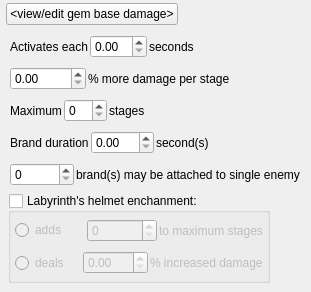
      <widget class="QWidget" name="tab4">
       <attribute name="title">
        <string>gem defaults</string>
       </attribute>
       <widget class="QGroupBox" name="box_labyrinth">
        <property name="geometry">
         <rect>
          <x>8</x>
          <y>193</y>
          <width>262</width>
          <height>90</height>
         </rect>
        </property>
        <property name="title">
         <string>Labyrinth's helmet enchanment:</string>
        </property>
        <property name="checkable">
         <bool>true</bool>
        </property>
        <property name="checked">
         <bool>false</bool>
        </property>
        <layout class="QVBoxLayout">
         <property name="spacing">
          <number>2</number>
         </property>
         <property name="leftMargin">
          <number>2</number>
         </property>
         <property name="topMargin">
          <number>2</number>
         </property>
         <property name="rightMargin">
          <number>2</number>
         </property>
         <property name="bottomMargin">
          <number>2</number>
         </property>
         <item>
          <layout class="QHBoxLayout">
           <property name="spacing">
            <number>2</number>
           </property>
           <property name="leftMargin">
            <number>2</number>
           </property>
           <property name="topMargin">
            <number>2</number>
           </property>
           <property name="rightMargin">
            <number>2</number>
           </property>
           <property name="bottomMargin">
            <number>2</number>
           </property>
           <item>
            <widget class="QRadioButton" name="radio_enchant_max_stages">
             <property name="text">
              <string>adds</string>
             </property>
            </widget>
           </item>
           <item>
            <widget class="QSpinBox" name="spin_enchant_extra_max_stages"/>
           </item>
           <item>
            <widget class="QLabel">
             <property name="text">
              <string>to maximum stages</string>
             </property>
            </widget>
           </item>
          </layout>
         </item>
         <item>
          <layout class="QHBoxLayout">
           <property name="spacing">
            <number>2</number>
           </property>
           <property name="leftMargin">
            <number>2</number>
           </property>
           <property name="topMargin">
            <number>2</number>
           </property>
           <property name="rightMargin">
            <number>2</number>
           </property>
           <property name="bottomMargin">
            <number>2</number>
           </property>
           <item>
            <widget class="QRadioButton" name="radio_enchant_more_dmg">
             <property name="text">
              <string>deals</string>
             </property>
            </widget>
           </item>
           <item>
            <widget class="QDoubleSpinBox" name="spin_enchant_dmg_inc"/>
           </item>
           <item>
            <widget class="QLabel">
             <property name="text">
              <string>% increased damage</string>
             </property>
            </widget>
           </item>
          </layout>
         </item>
        </layout>
       </widget>
       <widget class="QWidget">
        <property name="geometry">
         <rect>
          <x>8</x>
          <y>32</y>
          <width>200</width>
          <height>29</height>
         </rect>
        </property>
        <layout class="QHBoxLayout">
         <property name="spacing">
          <number>2</number>
         </property>
         <property name="leftMargin">
          <number>2</number>
         </property>
         <property name="topMargin">
          <number>2</number>
         </property>
         <property name="rightMargin">
          <number>2</number>
         </property>
         <property name="bottomMargin">
          <number>2</number>
         </property>
         <item>
          <widget class="QLabel">
           <property name="text">
            <string>Activates each</string>
           </property>
          </widget>
         </item>
         <item>
          <widget class="QDoubleSpinBox" name="spin_activation_interval"/>
         </item>
         <item>
          <widget class="QLabel">
           <property name="text">
            <string>seconds</string>
           </property>
          </widget>
         </item>
        </layout>
       </widget>
       <widget class="QWidget">
        <property name="geometry">
         <rect>
          <x>8</x>
          <y>64</y>
          <width>224</width>
          <height>29</height>
         </rect>
        </property>
        <layout class="QHBoxLayout">
         <property name="spacing">
          <number>2</number>
         </property>
         <property name="leftMargin">
          <number>2</number>
         </property>
         <property name="topMargin">
          <number>2</number>
         </property>
         <property name="rightMargin">
          <number>2</number>
         </property>
         <property name="bottomMargin">
          <number>2</number>
         </property>
         <item>
          <widget class="QDoubleSpinBox" name="spin_more_dmg_per_stage"/>
         </item>
         <item>
          <widget class="QLabel">
           <property name="text">
            <string>% more damage per stage</string>
           </property>
          </widget>
         </item>
        </layout>
       </widget>
       <widget class="QWidget">
        <property name="geometry">
         <rect>
          <x>8</x>
          <y>96</y>
          <width>146</width>
          <height>29</height>
         </rect>
        </property>
        <layout class="QHBoxLayout">
         <property name="spacing">
          <number>2</number>
         </property>
         <property name="leftMargin">
          <number>2</number>
         </property>
         <property name="topMargin">
          <number>2</number>
         </property>
         <property name="rightMargin">
          <number>2</number>
         </property>
         <property name="bottomMargin">
          <number>2</number>
         </property>
         <item>
          <widget class="QLabel">
           <property name="text">
            <string>Maximum</string>
           </property>
          </widget>
         </item>
         <item>
          <widget class="QSpinBox" name="spin_max_stages"/>
         </item>
         <item>
          <widget class="QLabel">
           <property name="text">
            <string>stages</string>
           </property>
          </widget>
         </item>
        </layout>
       </widget>
       <widget class="QWidget">
        <property name="geometry">
         <rect>
          <x>8</x>
          <y>128</y>
          <width>212</width>
          <height>29</height>
         </rect>
        </property>
        <layout class="QHBoxLayout">
         <property name="spacing">
          <number>2</number>
         </property>
         <property name="leftMargin">
          <number>2</number>
         </property>
         <property name="topMargin">
          <number>2</number>
         </property>
         <property name="rightMargin">
          <number>2</number>
         </property>
         <property name="bottomMargin">
          <number>2</number>
         </property>
         <item>
          <widget class="QLabel">
           <property name="text">
            <string>Brand duration</string>
           </property>
          </widget>
         </item>
         <item>
          <widget class="QDoubleSpinBox" name="spin_brand_duration"/>
         </item>
         <item>
          <widget class="QLabel">
           <property name="text">
            <string>second(s)</string>
           </property>
          </widget>
         </item>
        </layout>
       </widget>
       <widget class="QWidget">
        <property name="geometry">
         <rect>
          <x>8</x>
          <y>160</y>
          <width>294</width>
          <height>29</height>
         </rect>
        </property>
        <layout class="QHBoxLayout">
         <property name="spacing">
          <number>2</number>
         </property>
         <property name="leftMargin">
          <number>2</number>
         </property>
         <property name="topMargin">
          <number>2</number>
         </property>
         <property name="rightMargin">
          <number>2</number>
         </property>
         <property name="bottomMargin">
          <number>2</number>
         </property>
         <item>
          <widget class="QSpinBox" name="spin_brands_per_enemy"/>
         </item>
         <item>
          <widget class="QLabel">
           <property name="text">
            <string>brand(s) may be attached to single enemy</string>
           </property>
          </widget>
         </item>
        </layout>
       </widget>
       <widget class="QWidget" name="horizontalLayoutWidget_2">
        <property name="geometry">
         <rect>
          <x>4</x>
          <y>0</y>
          <width>235</width>
          <height>29</height>
         </rect>
        </property>
        <layout class="QHBoxLayout">
         <property name="spacing">
          <number>2</number>
         </property>
         <property name="leftMargin">
          <number>2</number>
         </property>
         <property name="topMargin">
          <number>2</number>
         </property>
         <property name="rightMargin">
          <number>2</number>
         </property>
         <property name="bottomMargin">
          <number>2</number>
         </property>
         <item>
          <widget class="QPushButton" name="button_open_skill_dmg_table">
           <property name="toolTip">
            <string>view/edit base skill damage table</string>
           </property>
           <property name="text">
            <string>&lt;view/edit gem base damage&gt;</string>
           </property>
          </widget>
         </item>
         <item>
          <spacer name="horizontalSpacer">
           <property name="orientation">
            <enum>Qt::Horizontal</enum>
           </property>
           <property name="sizeHint" stdset="0">
            <size>
             <width>40</width>
             <height>20</height>
            </size>
           </property>
          </spacer>
         </item>
        </layout>
       </widget>
      </widget>
